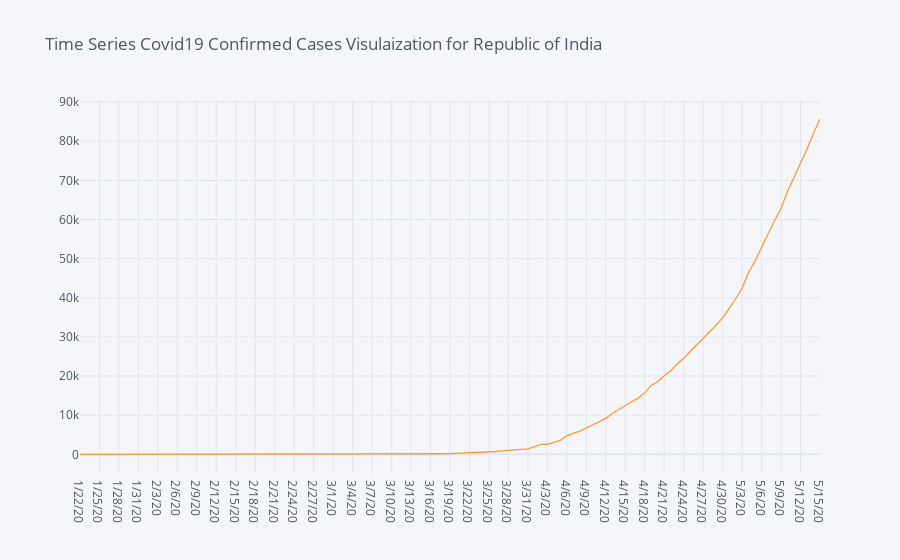

Notebook code cell kept with this figure:
### Code cell
cvcountries.loc['India'].transpose().iplot(title = "Time Series Covid19 Confirmed Cases Visulaization for Republic of India")

### Figure 1 — Plotly figure (JSON) as saved in the notebook; plotly's stock layout.template omitted (floating-point values rounded to 4 significant figures)
{"data": [{"line": {"color": "rgba(255, 153, 51, 1.0)", "dash": "solid", "shape": "linear", "width": 1.3}, "mode": "lines", "name": "India", "text": "", "type": "scatter", "x": ["1/22/20", "1/23/20", "1/24/20", "1/25/20", "1/26/20", "1/27/20", "1/28/20", "1/29/20", "1/30/20", "1/31/20", "2/1/20", "2/2/20", "2/3/20", "2/4/20", "2/5/20", "2/6/20", "2/7/20", "2/8/20", "2/9/20", "2/10/20", "2/11/20", "2/12/20", "2/13/20", "2/14/20", "2/15/20", "2/16/20", "2/17/20", "2/18/20", "2/19/20", "2/20/20", "2/21/20", "2/22/20", "2/23/20", "2/24/20", "2/25/20", "2/26/20", "2/27/20", "2/28/20", "2/29/20", "3/1/20", "3/2/20", "3/3/20", "3/4/20", "3/5/20", "3/6/20", "3/7/20", "3/8/20", "3/9/20", "3/10/20", "3/11/20", "3/12/20", "3/13/20", "3/14/20", "3/15/20", "3/16/20", "3/17/20", "3/18/20", "3/19/20", "3/20/20", "3/21/20", "3/22/20", "3/23/20", "3/24/20", "3/25/20", "3/26/20", "3/27/20", "3/28/20", "3/29/20", "3/30/20", "3/31/20", "4/1/20", "4/2/20", "4/3/20", "4/4/20", "4/5/20", "4/6/20", "4/7/20", "4/8/20", "4/9/20", "4/10/20", "4/11/20", "4/12/20", "4/13/20", "4/14/20", "4/15/20", "4/16/20", "4/17/20", "4/18/20", "4/19/20", "4/20/20", "4/21/20", "4/22/20", "4/23/20", "4/24/20", "4/25/20", "4/26/20", "4/27/20", "4/28/20", "4/29/20", "4/30/20", "5/1/20", "5/2/20", "5/3/20", "5/4/20", "5/5/20", "5/6/20", "5/7/20", "5/8/20", "5/9/20", "5/10/20", "5/11/20", "5/12/20", "5/13/20", "5/14/20", "5/15/20"], "y": [0, 0, 0, 0, 0, 0, 0, 0, 1, 1, 1, 2, 3, 3, 3, 3, 3, 3, 3, 3, 3, 3, 3, 3, 3, 3, 3, 3, 3, 3, 3, 3, 3, 3, 3, 3, 3, 3, 3, 3, 5, 5, 28, 30, 31, 34, 39, 43, 56, 62, 73, 82, 102, 113, 119, 142, 156, 194, 244, 330, 396, 499, 536, 657, 727, 887, 987, 1024, 1251, 1397, 1998, 2543, 2567, 3082, 3588, 4778, 5311, 5916, 6725, 7598, 8446, 9205, 10453, 11487, 12322, 13430, 14352, 15722, 17615, 18539, 20080, 21370, 23077, 24530, 26283, 27890, 29451, 31324, 33062, 34863, 37257, 39699, 42505, 46437, 49400, 52987, 56351, 59695, 62808, 67161, 70768, 74292, 78055, 81997, 85784]}], "layout": {"legend": {"bgcolor": "#F5F6F9", "font": {"color": "#4D5663"}}, "paper_bgcolor": "#F5F6F9", "plot_bgcolor": "#F5F6F9", "title": {"font": {"color": "#4D5663"}, "text": "Time Series Covid19 Confirmed Cases Visulaization for Republic of India"}, "xaxis": {"gridcolor": "#E1E5ED", "showgrid": true, "tickfont": {"color": "#4D5663"}, "title": {"font": {"color": "#4D5663"}, "text": ""}, "zerolinecolor": "#E1E5ED"}, "yaxis": {"gridcolor": "#E1E5ED", "showgrid": true, "tickfont": {"color": "#4D5663"}, "title": {"font": {"color": "#4D5663"}, "text": ""}, "zerolinecolor": "#E1E5ED"}}}
